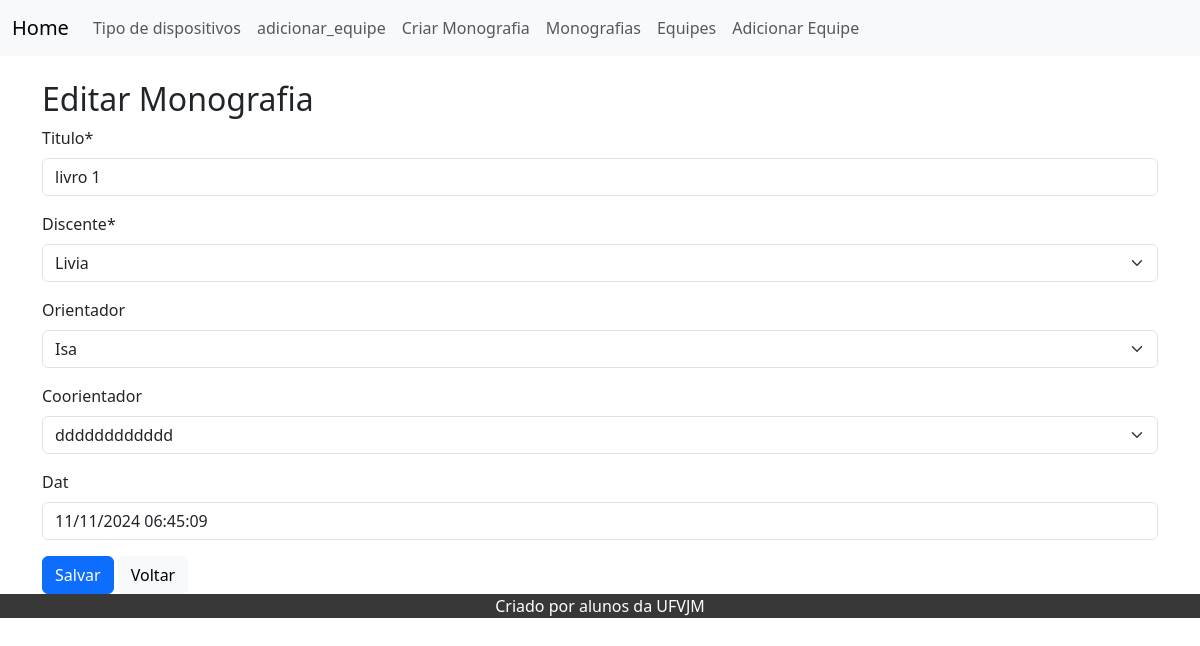
The app's page /monografias/editar/2/ with its own data.
### monografias/models.py (models this page shows, shortened)
class Monografias(models.Model):
    titulo = models.CharField(max_length=250)
    discente = models.OneToOneField(Equipe,on_delete=models.CASCADE)
    orientador = models.ForeignKey(Equipe,on_delete=models.CASCADE,null=True,blank=True,related_name="orientador")
    coorientador = models.ForeignKey(Equipe,on_delete=models.CASCADE,null=True,blank=True,related_name="coorientador")
    dat = models.DateTimeField(null=True,blank=True)

### monografias/views.py (the view)
# urls.py: path('editar/<int:pk>/', views.EditarMonografia.as_view(), name='editar_monografia'),
class EditarMonografia(UpdateView):
    model = Monografias
    form_class = MonografiaForm
    template_name = 'edit_monografia.html'
    success_url = reverse_lazy('index')

### monografias/forms.py
class MonografiaForm(forms.ModelForm):
    class Meta:
        model = Monografias
        fields = '__all__'

### equipe/models.py (called while the page is built)
    def __str__(self):
        return self.nome

### monografias/templates/edit_monografia.html (shortened to what this page needs)
{% extends 'base.html' %}
{% load crispy_forms_tags %}
{% block content %}
<div class="container mt-4">
    <h2>Editar Monografia</h2>
    <form method="post" enctype="multipart/form-data">
        {{ form|crispy }}
        <button type="submit" class="btn btn-primary">Salvar</button>
        <a class="btn btn-light" href="{% url 'index' %}">Voltar</a>
    </form>
</div>
{% endblock %}

### records on screen
Monografias: titulo "livro 1", discente "Livia", orientador "Isa", coorientador "dddddddddddd", dat "11/11/2024 06:45:09"
